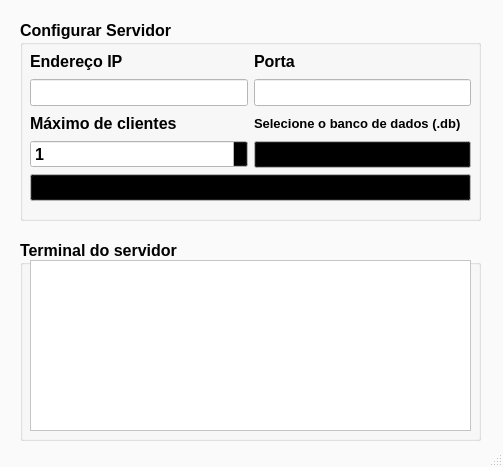
<?xml version="1.0" encoding="UTF-8"?>
<ui version="4.0">
 <class>Servidor</class>
 <widget class="QMainWindow" name="Servidor">
  <property name="geometry">
   <rect>
    <x>0</x>
    <y>0</y>
    <width>503</width>
    <height>467</height>
   </rect>
  </property>
  <property name="palette">
   <palette>
    <active>
     <colorrole role="Base">
      <brush brushstyle="SolidPattern">
       <color alpha="255">
        <red>255</red>
        <green>255</green>
        <blue>255</blue>
       </color>
      </brush>
     </colorrole>
     <colorrole role="Window">
      <brush brushstyle="SolidPattern">
       <color alpha="255">
        <red>250</red>
        <green>250</green>
        <blue>250</blue>
       </color>
      </brush>
     </colorrole>
    </active>
    <inactive>
     <colorrole role="Base">
      <brush brushstyle="SolidPattern">
       <color alpha="255">
        <red>255</red>
        <green>255</green>
        <blue>255</blue>
       </color>
      </brush>
     </colorrole>
     <colorrole role="Window">
      <brush brushstyle="SolidPattern">
       <color alpha="255">
        <red>250</red>
        <green>250</green>
        <blue>250</blue>
       </color>
      </brush>
     </colorrole>
    </inactive>
    <disabled>
     <colorrole role="Base">
      <brush brushstyle="SolidPattern">
       <color alpha="255">
        <red>250</red>
        <green>250</green>
        <blue>250</blue>
       </color>
      </brush>
     </colorrole>
     <colorrole role="Window">
      <brush brushstyle="SolidPattern">
       <color alpha="255">
        <red>250</red>
        <green>250</green>
        <blue>250</blue>
       </color>
      </brush>
     </colorrole>
    </disabled>
   </palette>
  </property>
  <property name="windowTitle">
   <string>Servidor</string>
  </property>
  <property name="autoFillBackground">
   <bool>true</bool>
  </property>
  <widget class="QWidget" name="centralwidget">
   <widget class="QGroupBox" name="groupBox">
    <property name="geometry">
     <rect>
      <x>20</x>
      <y>20</y>
      <width>461</width>
      <height>201</height>
     </rect>
    </property>
    <property name="palette">
     <palette>
      <active>
       <colorrole role="WindowText">
        <brush brushstyle="SolidPattern">
         <color alpha="255">
          <red>0</red>
          <green>0</green>
          <blue>0</blue>
         </color>
        </brush>
       </colorrole>
       <colorrole role="Button">
        <brush brushstyle="SolidPattern">
         <color alpha="255">
          <red>0</red>
          <green>0</green>
          <blue>0</blue>
         </color>
        </brush>
       </colorrole>
       <colorrole role="Midlight">
        <brush brushstyle="SolidPattern">
         <color alpha="255">
          <red>0</red>
          <green>0</green>
          <blue>0</blue>
         </color>
        </brush>
       </colorrole>
       <colorrole role="Dark">
        <brush brushstyle="SolidPattern">
         <color alpha="255">
          <red>0</red>
          <green>0</green>
          <blue>0</blue>
         </color>
        </brush>
       </colorrole>
       <colorrole role="Mid">
        <brush brushstyle="SolidPattern">
         <color alpha="255">
          <red>0</red>
          <green>0</green>
          <blue>0</blue>
         </color>
        </brush>
       </colorrole>
       <colorrole role="Text">
        <brush brushstyle="SolidPattern">
         <color alpha="255">
          <red>0</red>
          <green>0</green>
          <blue>0</blue>
         </color>
        </brush>
       </colorrole>
       <colorrole role="ButtonText">
        <brush brushstyle="SolidPattern">
         <color alpha="255">
          <red>0</red>
          <green>0</green>
          <blue>0</blue>
         </color>
        </brush>
       </colorrole>
       <colorrole role="Base">
        <brush brushstyle="SolidPattern">
         <color alpha="255">
          <red>255</red>
          <green>255</green>
          <blue>255</blue>
         </color>
        </brush>
       </colorrole>
       <colorrole role="Window">
        <brush brushstyle="SolidPattern">
         <color alpha="255">
          <red>255</red>
          <green>255</green>
          <blue>255</blue>
         </color>
        </brush>
       </colorrole>
       <colorrole role="Shadow">
        <brush brushstyle="SolidPattern">
         <color alpha="255">
          <red>0</red>
          <green>0</green>
          <blue>0</blue>
         </color>
        </brush>
       </colorrole>
       <colorrole role="AlternateBase">
        <brush brushstyle="SolidPattern">
         <color alpha="255">
          <red>0</red>
          <green>0</green>
          <blue>0</blue>
         </color>
        </brush>
       </colorrole>
       <colorrole role="PlaceholderText">
        <brush brushstyle="SolidPattern">
         <color alpha="128">
          <red>0</red>
          <green>0</green>
          <blue>0</blue>
         </color>
        </brush>
       </colorrole>
      </active>
      <inactive>
       <colorrole role="WindowText">
        <brush brushstyle="SolidPattern">
         <color alpha="255">
          <red>0</red>
          <green>0</green>
          <blue>0</blue>
         </color>
        </brush>
       </colorrole>
       <colorrole role="Button">
        <brush brushstyle="SolidPattern">
         <color alpha="255">
          <red>0</red>
          <green>0</green>
          <blue>0</blue>
         </color>
        </brush>
       </colorrole>
       <colorrole role="Midlight">
        <brush brushstyle="SolidPattern">
         <color alpha="255">
          <red>0</red>
          <green>0</green>
          <blue>0</blue>
         </color>
        </brush>
       </colorrole>
       <colorrole role="Dark">
        <brush brushstyle="SolidPattern">
         <color alpha="255">
          <red>0</red>
          <green>0</green>
          <blue>0</blue>
         </color>
        </brush>
       </colorrole>
       <colorrole role="Mid">
        <brush brushstyle="SolidPattern">
         <color alpha="255">
          <red>0</red>
          <green>0</green>
          <blue>0</blue>
         </color>
        </brush>
       </colorrole>
       <colorrole role="Text">
        <brush brushstyle="SolidPattern">
         <color alpha="255">
          <red>0</red>
          <green>0</green>
          <blue>0</blue>
         </color>
        </brush>
       </colorrole>
       <colorrole role="ButtonText">
        <brush brushstyle="SolidPattern">
         <color alpha="255">
          <red>0</red>
          <green>0</green>
          <blue>0</blue>
         </color>
        </brush>
       </colorrole>
       <colorrole role="Base">
        <brush brushstyle="SolidPattern">
         <color alpha="255">
          <red>255</red>
          <green>255</green>
          <blue>255</blue>
         </color>
        </brush>
       </colorrole>
       <colorrole role="Window">
        <brush brushstyle="SolidPattern">
         <color alpha="255">
          <red>255</red>
          <green>255</green>
          <blue>255</blue>
         </color>
        </brush>
       </colorrole>
       <colorrole role="Shadow">
        <brush brushstyle="SolidPattern">
         <color alpha="255">
          <red>0</red>
          <green>0</green>
          <blue>0</blue>
         </color>
        </brush>
       </colorrole>
       <colorrole role="AlternateBase">
        <brush brushstyle="SolidPattern">
         <color alpha="255">
          <red>0</red>
          <green>0</green>
          <blue>0</blue>
         </color>
        </brush>
       </colorrole>
       <colorrole role="PlaceholderText">
        <brush brushstyle="SolidPattern">
         <color alpha="128">
          <red>0</red>
          <green>0</green>
          <blue>0</blue>
         </color>
        </brush>
       </colorrole>
      </inactive>
      <disabled>
       <colorrole role="WindowText">
        <brush brushstyle="SolidPattern">
         <color alpha="255">
          <red>0</red>
          <green>0</green>
          <blue>0</blue>
         </color>
        </brush>
       </colorrole>
       <colorrole role="Button">
        <brush brushstyle="SolidPattern">
         <color alpha="255">
          <red>0</red>
          <green>0</green>
          <blue>0</blue>
         </color>
        </brush>
       </colorrole>
       <colorrole role="Midlight">
        <brush brushstyle="SolidPattern">
         <color alpha="255">
          <red>0</red>
          <green>0</green>
          <blue>0</blue>
         </color>
        </brush>
       </colorrole>
       <colorrole role="Dark">
        <brush brushstyle="SolidPattern">
         <color alpha="255">
          <red>0</red>
          <green>0</green>
          <blue>0</blue>
         </color>
        </brush>
       </colorrole>
       <colorrole role="Mid">
        <brush brushstyle="SolidPattern">
         <color alpha="255">
          <red>0</red>
          <green>0</green>
          <blue>0</blue>
         </color>
        </brush>
       </colorrole>
       <colorrole role="Text">
        <brush brushstyle="SolidPattern">
         <color alpha="255">
          <red>0</red>
          <green>0</green>
          <blue>0</blue>
         </color>
        </brush>
       </colorrole>
       <colorrole role="ButtonText">
        <brush brushstyle="SolidPattern">
         <color alpha="255">
          <red>0</red>
          <green>0</green>
          <blue>0</blue>
         </color>
        </brush>
       </colorrole>
       <colorrole role="Base">
        <brush brushstyle="SolidPattern">
         <color alpha="255">
          <red>255</red>
          <green>255</green>
          <blue>255</blue>
         </color>
        </brush>
       </colorrole>
       <colorrole role="Window">
        <brush brushstyle="SolidPattern">
         <color alpha="255">
          <red>255</red>
          <green>255</green>
          <blue>255</blue>
         </color>
        </brush>
       </colorrole>
       <colorrole role="Shadow">
        <brush brushstyle="SolidPattern">
         <color alpha="255">
          <red>0</red>
          <green>0</green>
          <blue>0</blue>
         </color>
        </brush>
       </colorrole>
       <colorrole role="AlternateBase">
        <brush brushstyle="SolidPattern">
         <color alpha="255">
          <red>0</red>
          <green>0</green>
          <blue>0</blue>
         </color>
        </brush>
       </colorrole>
       <colorrole role="PlaceholderText">
        <brush brushstyle="SolidPattern">
         <color alpha="128">
          <red>0</red>
          <green>0</green>
          <blue>0</blue>
         </color>
        </brush>
       </colorrole>
      </disabled>
     </palette>
    </property>
    <property name="font">
     <font>
      <family>Arial</family>
      <pointsize>12</pointsize>
      <weight>75</weight>
      <bold>true</bold>
     </font>
    </property>
    <property name="autoFillBackground">
     <bool>false</bool>
    </property>
    <property name="title">
     <string>Configurar Servidor</string>
    </property>
    <widget class="QWidget" name="gridLayoutWidget">
     <property name="geometry">
      <rect>
       <x>10</x>
       <y>30</y>
       <width>441</width>
       <height>151</height>
      </rect>
     </property>
     <layout class="QGridLayout" name="area_configuracoes">
      <item row="2" column="0">
       <widget class="QPushButton" name="botao_iniciar">
        <property name="text">
         <string>Inicializar Servidor</string>
        </property>
       </widget>
      </item>
      <item row="1" column="0">
       <layout class="QHBoxLayout" name="Clientes_Banco">
        <item>
         <layout class="QVBoxLayout" name="clientes">
          <item>
           <widget class="QLabel" name="label_maxclientes">
            <property name="text">
             <string>Máximo de clientes</string>
            </property>
           </widget>
          </item>
          <item>
           <widget class="QSpinBox" name="spinbox_maxclientes">
            <property name="minimum">
             <number>1</number>
            </property>
            <property name="maximum">
             <number>1000</number>
            </property>
           </widget>
          </item>
         </layout>
        </item>
        <item>
         <layout class="QVBoxLayout" name="banco">
          <item>
           <widget class="QLabel" name="label_banco">
            <property name="font">
             <font>
              <pointsize>10</pointsize>
              <weight>75</weight>
              <bold>true</bold>
             </font>
            </property>
            <property name="text">
             <string>Selecione o banco de dados (.db)</string>
            </property>
           </widget>
          </item>
          <item>
           <widget class="QPushButton" name="botao_esoclher_banco">
            <property name="text">
             <string>Selecionar arquivo...</string>
            </property>
           </widget>
          </item>
         </layout>
        </item>
       </layout>
      </item>
      <item row="0" column="0">
       <layout class="QHBoxLayout" name="rede">
        <item>
         <layout class="QVBoxLayout" name="ip">
          <item>
           <widget class="QLabel" name="label_ip">
            <property name="text">
             <string>Endereço IP</string>
            </property>
           </widget>
          </item>
          <item>
           <widget class="QLineEdit" name="campo_ip"/>
          </item>
         </layout>
        </item>
        <item>
         <layout class="QVBoxLayout" name="porta">
          <item>
           <widget class="QLabel" name="label_porta">
            <property name="text">
             <string>Porta</string>
            </property>
           </widget>
          </item>
          <item>
           <widget class="QLineEdit" name="campo_porta"/>
          </item>
         </layout>
        </item>
       </layout>
      </item>
     </layout>
    </widget>
   </widget>
   <widget class="QGroupBox" name="Terminal">
    <property name="geometry">
     <rect>
      <x>20</x>
      <y>240</y>
      <width>461</width>
      <height>201</height>
     </rect>
    </property>
    <property name="palette">
     <palette>
      <active>
       <colorrole role="Base">
        <brush brushstyle="SolidPattern">
         <color alpha="255">
          <red>255</red>
          <green>255</green>
          <blue>255</blue>
         </color>
        </brush>
       </colorrole>
       <colorrole role="Window">
        <brush brushstyle="SolidPattern">
         <color alpha="255">
          <red>255</red>
          <green>255</green>
          <blue>255</blue>
         </color>
        </brush>
       </colorrole>
      </active>
      <inactive>
       <colorrole role="Base">
        <brush brushstyle="SolidPattern">
         <color alpha="255">
          <red>255</red>
          <green>255</green>
          <blue>255</blue>
         </color>
        </brush>
       </colorrole>
       <colorrole role="Window">
        <brush brushstyle="SolidPattern">
         <color alpha="255">
          <red>255</red>
          <green>255</green>
          <blue>255</blue>
         </color>
        </brush>
       </colorrole>
      </inactive>
      <disabled>
       <colorrole role="Base">
        <brush brushstyle="SolidPattern">
         <color alpha="255">
          <red>255</red>
          <green>255</green>
          <blue>255</blue>
         </color>
        </brush>
       </colorrole>
       <colorrole role="Window">
        <brush brushstyle="SolidPattern">
         <color alpha="255">
          <red>255</red>
          <green>255</green>
          <blue>255</blue>
         </color>
        </brush>
       </colorrole>
      </disabled>
     </palette>
    </property>
    <property name="font">
     <font>
      <family>Arial</family>
      <pointsize>12</pointsize>
      <weight>75</weight>
      <bold>true</bold>
     </font>
    </property>
    <property name="layoutDirection">
     <enum>Qt::LeftToRight</enum>
    </property>
    <property name="autoFillBackground">
     <bool>false</bool>
    </property>
    <property name="title">
     <string>Terminal do servidor</string>
    </property>
    <widget class="QScrollArea" name="terminal_servidor">
     <property name="geometry">
      <rect>
       <x>10</x>
       <y>20</y>
       <width>441</width>
       <height>171</height>
      </rect>
     </property>
     <property name="autoFillBackground">
      <bool>false</bool>
     </property>
     <property name="widgetResizable">
      <bool>true</bool>
     </property>
     <widget class="QWidget" name="scrollAreaWidgetContents">
      <property name="geometry">
       <rect>
        <x>0</x>
        <y>0</y>
        <width>439</width>
        <height>169</height>
       </rect>
      </property>
     </widget>
    </widget>
   </widget>
  </widget>
  <widget class="QStatusBar" name="statusbar"/>
 </widget>
 <resources/>
 <connections/>
</ui>
